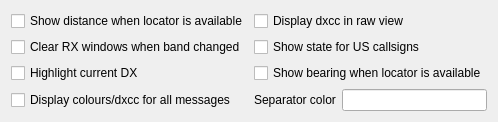
         <widget class="QWidget" name="tab">
          <attribute name="title">
           <string>RX  Windows</string>
          </attribute>
          <layout class="QGridLayout" name="gridLayout_21">
           <item row="0" column="0">
            <widget class="QCheckBox" name="cb_showDistance">
             <property name="toolTip">
              <string>&lt;html&gt;&lt;head/&gt;&lt;body&gt;&lt;p&gt;If a station sends locator, calculate and show the distance in Band Activity pane.&lt;/p&gt;&lt;/body&gt;&lt;/html&gt;</string>
             </property>
             <property name="text">
              <string>Show distance when locator is available</string>
             </property>
            </widget>
           </item>
           <item row="3" column="0">
            <widget class="QCheckBox" name="cb_highlightDX">
             <property name="toolTip">
              <string>&lt;html&gt;&lt;head/&gt;&lt;body&gt;&lt;p&gt;Marks the callsign of our QSO partner in Band Activity box.&lt;/p&gt;&lt;/body&gt;&lt;/html&gt;</string>
             </property>
             <property name="text">
              <string>Highlight current DX</string>
             </property>
            </widget>
           </item>
           <item row="4" column="2">
            <widget class="QLineEdit" name="le_separatorColor">
             <property name="text">
              <string/>
             </property>
            </widget>
           </item>
           <item row="4" column="0">
            <widget class="QCheckBox" name="cb_colourAll">
             <property name="toolTip">
              <string>&lt;html&gt;&lt;head/&gt;&lt;body&gt;&lt;p&gt;Colour and show dxcc for all messages, not just CQ.&lt;/p&gt;&lt;/body&gt;&lt;/html&gt;</string>
             </property>
             <property name="text">
              <string>Display colours/dxcc for all messages</string>
             </property>
            </widget>
           </item>
           <item row="2" column="0">
            <widget class="QCheckBox" name="cb_clearRx">
             <property name="text">
              <string>Clear RX windows when band changed</string>
             </property>
            </widget>
           </item>
           <item row="4" column="1">
            <widget class="QLabel" name="label_22">
             <property name="text">
              <string>Separator color</string>
             </property>
            </widget>
           </item>
           <item row="3" column="1" colspan="2">
            <widget class="QCheckBox" name="cb_showBearing">
             <property name="text">
              <string>Show bearing when locator is available</string>
             </property>
            </widget>
           </item>
           <item row="2" column="1" colspan="2">
            <widget class="QCheckBox" name="cb_showState">
             <property name="text">
              <string>Show state for US callsigns</string>
             </property>
            </widget>
           </item>
           <item row="0" column="1" colspan="2">
            <widget class="QCheckBox" name="cb_rawViewDXCC">
             <property name="text">
              <string>Display dxcc in raw view</string>
             </property>
            </widget>
           </item>
          </layout>
         </widget>
